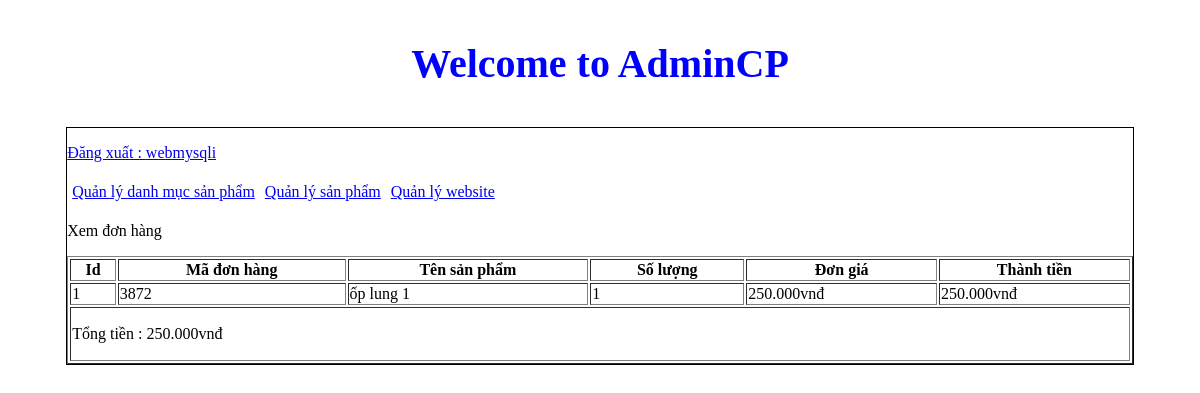
Screenshot of /admincp/index.php?action=donhang&query=xemdonhang&code=3872 (signed in) with the database file from the repository.
### tables this page shows
CREATE TABLE `tbl_cart_details` (
  `id_cart_details` int(11) NOT NULL,
  `code_cart` varchar(10) NOT NULL,
  `id_sanpham` int(11) NOT NULL,
  `soluongmua` int(11) NOT NULL
);

CREATE TABLE `tbl_sanpham` (
  `id_sanpham` int(11) NOT NULL,
  `tensanpham` varchar(250) NOT NULL,
  `masp` varchar(100) NOT NULL,
  `giasp` varchar(50) NOT NULL,
  `soluong` int(11) NOT NULL,
  `hinhanh` varchar(50) NOT NULL,
  `tomtat` text NOT NULL,
  `noidung` text NOT NULL,
  `tinhtrang` int(11) NOT NULL,
  `id_danhmuc` int(11) NOT NULL
);

### admincp/modules/quanlydonhang/xemdonhang.php (the view)
<p>Xem đơn hàng</p>
<?php
	$code = $_GET['code'];
	$sql_lietke_dh = "SELECT * FROM tbl_cart_details,tbl_sanpham WHERE tbl_cart_details.id_sanpham=tbl_sanpham.id_sanpham AND tbl_cart_details.code_cart='".$code."' ORDER BY tbl_cart_details.id_cart_details DESC";
	$query_lietke_dh = mysqli_query($mysqli,$sql_lietke_dh);
?>
<table style="width:100%" border="1" style="border-collapse: collapse;">
  <tr>
  	<th>Id</th>
    <th>Mã đơn hàng</th>
    <th>Tên sản phẩm</th>
    <th>Số lượng</th>
    <th>Đơn giá</th>
    <th>Thành tiền</th>
  </tr>
  <?php
  $i = 0;
  $tongtien = 0;
  while($row = mysqli_fetch_array($query_lietke_dh)){
  	$i++;
  	$thanhtien = $row['giasp']*$row['soluongmua'];
  	$tongtien += $thanhtien ;
  ?>
  <tr>
  	<td><?php echo $i ?></td>
    <td><?php echo $row['code_cart'] ?></td>
    <td><?php echo $row['tensanpham'] ?></td>
    <td><?php echo $row['soluongmua'] ?></td>
    <td><?php echo number_format($row['giasp'],0,',','.').'vnđ' ?></td>
    <td><?php echo number_format($thanhtien,0,',','.').'vnđ' ?></td>
  </tr>
  <?php
  }
  ?>
  <tr>
  	<td colspan="6">
   		<p>Tổng tiền : <?php echo number_format($tongtien,0,',','.').'vnđ' ?></p>
   	</td>
  </tr>
</table>

### rows the page displays
tbl_cart_details: code_cart "3872", id_sanpham.tensanpham "ốp lung 1", soluongmua "1", id_sanpham.giasp "250.000", thanhtien "250.000"

### other values shown
$_SESSION['dangnhap'] "webmysqli"
$tongtien "250.000"
